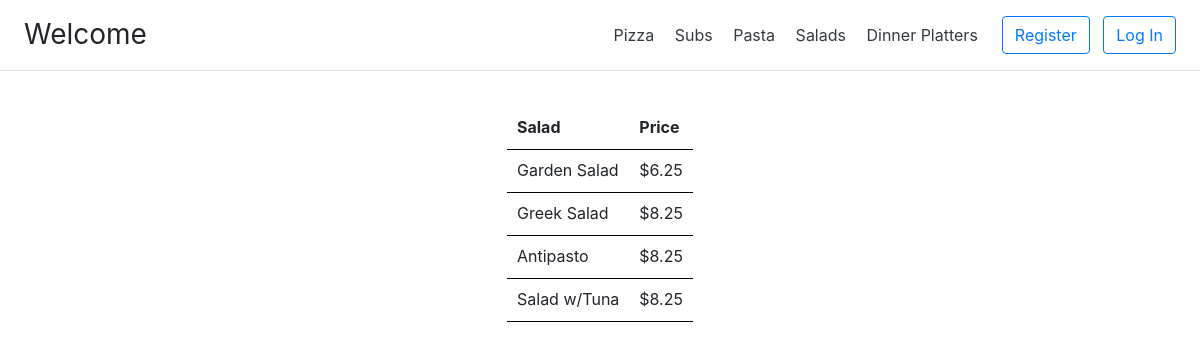
The app's page /menu/salad with its own data.
### orders/models.py (models this page shows, shortened)
class SaladPrice(models.Model):
    classification = models.CharField(max_length=30)
    price = models.DecimalField(max_digits=6, decimal_places=2)
    class Meta:
        verbose_name_plural = "Salad Price"

### orders/views.py (the view)
# urls.py: path("menu/salad", views.salad, name="salad"),
def salad(request):
    sub_menu = SaladPrice.objects.all()
    context = {"sub_menu": sub_menu}
    route = "orders/salads.html"
    return auth_view(route, context, request)

### orders/views.py (called while the page is built)
def auth_view(route, context, request):
    context['user'] = request.user
    if request.user.is_authenticated:
        base_template = "orders/layoutAuth.html"
        context["base_template"] = base_template
        user_profile = UserProfile.objects.get(customer=request.user)
        print(f"----------------> {user_profile}")
        return render(request, route, context)
    base_template = "orders/layout.html"
    context["base_template"] = base_template
    return render(request, route, context)

### orders/templates/orders/salads.html (shortened to what this page needs)
{% extends base_template %}
{% load static %}
{% block extra %}
<link rel="stylesheet" href="{% static 'orders/main.css' %}" />
{% endblock %}
{% block body %}
<div class="container">
    <div class="row">
        <div class="col" align="center">
            <table>
                {% if user.is_authenticated %}
                <thead>
                    <tr>
                        <th scope="col" id="orderType">Salad</th>
                        <th scope="col">Price</th>
                        <th scope="col">Add to Cart</th>
                    </tr>
                </thead>
                <tbody>
                    {% for menu in sub_menu %}
                    <tr>
                        <td>{{menu.classification}}</td>
                        <td> ${{menu.price}} </td>
                        <td align="center">
                            <button type="button" class="btn btn-outline-dark" data-id="{{menu.id}}">+</button>
                        </td>
                    </tr>
                    {% endfor %}
                </tbody>
                {% else %}
                <thead>
                    <tr>
                        <th scope="col" id="orderType">Salad</th>
                        <th scope="col">Price</th>
                    </tr>
                </thead>
                <tbody>
                    {% for menu in sub_menu %}
                    <tr>
                        <td>{{menu.classification}}</td>
                        <td> ${{menu.price}} </td>
                    </tr>
                    {% endfor %}
                </tbody>
                {% endif %}
            </table>
        </div>
    </div>
</div>
{% endblock %}

### orders/static/orders/main.css (style rules this page uses)
table { border-collapse: separate; border-spacing: 0; margin-top: 20px; }
th { text-align: left; font-weight: bold; border-bottom: 1px solid #000; }
th, td { padding: 8px 10px 10px; line-height: inherit; border-bottom: 1px solid #000; }
th { vertical-align: bottom }
td { vertical-align: top }

### records on screen
SaladPrice: classification "Garden Salad", price "6.25"
SaladPrice: classification "Greek Salad", price "8.25"
SaladPrice: classification "Antipasto", price "8.25"
SaladPrice: classification "Salad w/Tuna", price "8.25"
